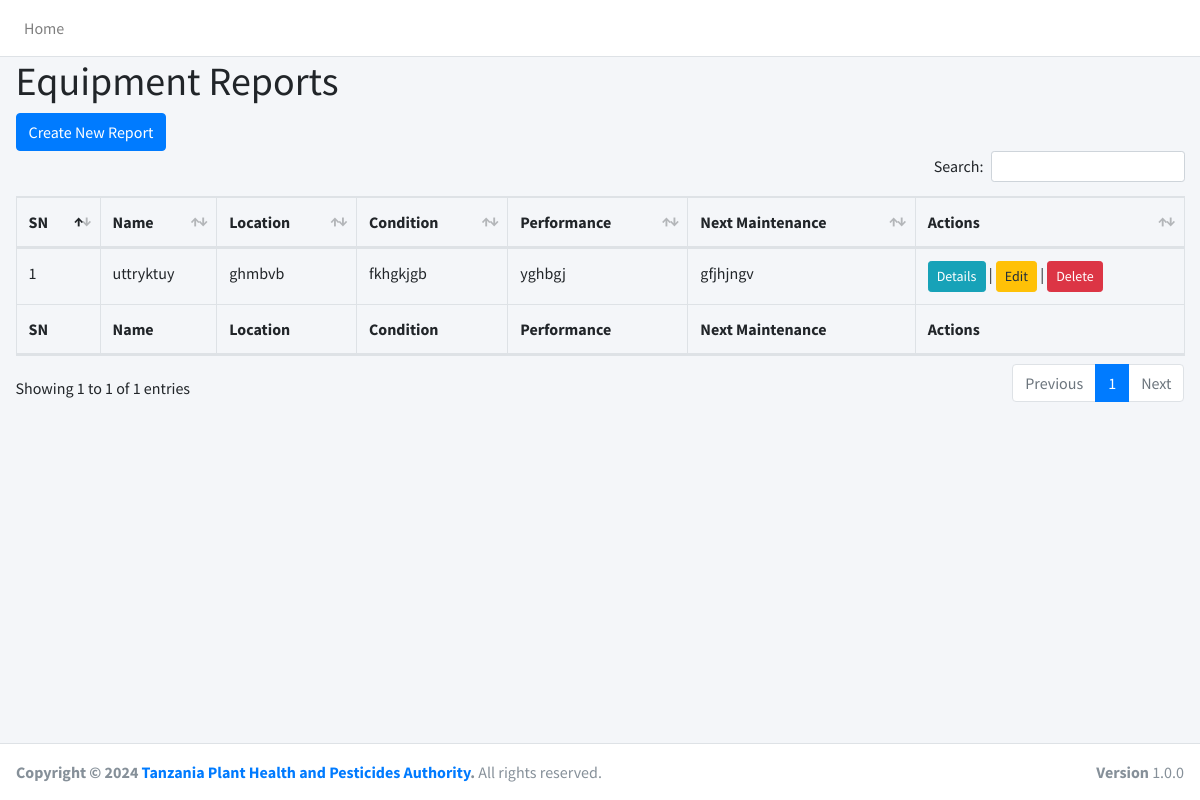
Page /Equipments/ on the committed database.
### Equipments/models.py (models this page shows, shortened)
class Equipment(models.Model):
    name = models.CharField(max_length=255)
    make = models.CharField(max_length=255)
    model = models.CharField(max_length=255)
    serial_number = models.CharField(max_length=255, unique=True)
    location = models.CharField(max_length=255)
    purpose = models.TextField()
    frequency_of_use = models.CharField(max_length=255)
    users = models.CharField(max_length=255)
    training_records = models.TextField()
    condition = models.CharField(max_length=255)
    performance = models.TextField()
    capacity = models.TextField()
    compliance = models.TextField()
    routine_maintenance = models.TextField()
    preventive_maintenance = models.TextField()
    corrective_maintenance = models.TextField()
    service_contracts = models.TextField()
    maintenance_logs = models.TextField()
    calibration_records = models.TextField()
    inspection_reports = models.TextField()
    repair_records = models.TextField()
    regulatory_compliance = models.TextField()
    manufacturer_guidelines = models.TextField()
    performance_metrics = models.TextField()
    downtime_records = models.TextField()
    upgrade_recommendations = models.TextField()
    training_needs = models.TextField()
    risk_factors = models.TextField()
    mitigation_measures = models.TextField()
    maintenance_costs = models.DecimalField(max_digits=10, decimal_places=2)
    budget_allocation = models.DecimalField(max_digits=10, decimal_places=2)

### Equipments/views.py (the view)
# urls.py: path('', views.equipment_list, name='equipment_list'),
def equipment_list(request):
    equipment = Equipment.objects.all()
    return render(request, 'Equipments/equipment_list.html', {'equipment': equipment})

### Equipments/Templates/Equipments/equipment_list.html (shortened to what this page needs)
{% extends 'Meetings/base.html' %}
{% block content %}
  <h1>Equipment Reports</h1>
  <a href="{% url 'equipment_create' %}" class="btn btn-primary">Create New Report</a>
  <table class="table table-bordered" id="reporting_list">
    <thead>
      <tr>
        <th>SN</th>
        <th>Name</th>
        <th>Location</th>
        <th>Condition</th>
        <th>Performance</th>
        <th>Next Maintenance</th>
        <th>Actions</th>
      </tr>
    </thead>
    <tbody>
      {% for item in equipment %}
      <tr>
        <td>{{ item.id }}</td>
        <td>{{ item.name }}</td>
        <td>{{ item.location }}</td>
        <td>{{ item.condition }}</td>
        <td>{{ item.performance }}</td>
        <td>{{ item.preventive_maintenance }}</td>
        <td>
          <a href="{% url 'equipment_detail' item.pk %}" class="btn btn-info btn-sm">Details</a> |
          <a href="{% url 'equipment_update' item.pk %}" class="btn btn-warning btn-sm">Edit</a> |
          <a href="{% url 'equipment_delete' item.pk %}" class="btn btn-danger btn-sm">Delete</a>
        </td>
      </tr>
      {% endfor %}
    </tbody>
    <thead>
      <tr>
        <th>SN</th>
        <th>Name</th>
        <th>Location</th>
        <th>Condition</th>
        <th>Performance</th>
        <th>Next Maintenance</th>
        <th>Actions</th>
      </tr>
    </thead>
  </table>
{% endblock %}

### rows in the picture
Equipment: id "1", name "uttryktuy", location "ghmbvb", condition "fkhgkjgb", performance "yghbgj", preventive_maintenance "gfjhjngv"
